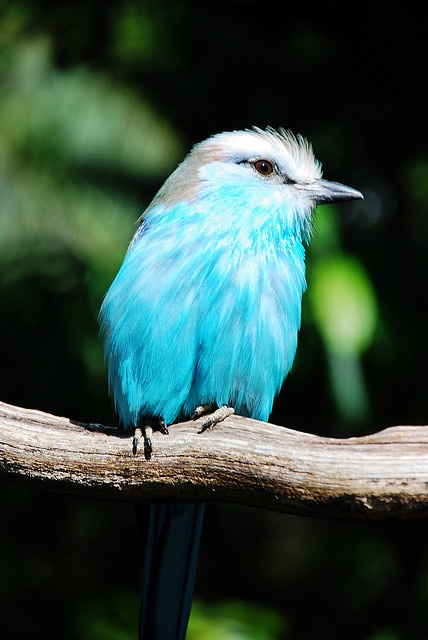
#> input picture CSE_4106/Lab3/bird.jpg, 428 x 640 px
$ jupyter execute Lab3_With_Explanation.ipynb
#> lines starting #> are read from the running program, lines starting #| are printed output that depends on the picture
# Lab 3: Geometric Transformations

Manual geometric transformations on color images:
- Translation
- Rotation
- Scaling
- Shearing
- Combined Affine Transformations

[cell 1]
import cv2
import numpy as np
import matplotlib.pyplot as plt

# Load the image
img = cv2.imread("bird.jpg")
#> img is the input picture: shape (640, 428, 3); mean B, G, R 67.2, 76.6, 52.9
# Convert from BGR to RGB for proper display
img = cv2.cvtColor(img, cv2.COLOR_BGR2RGB)

# Display the original image
plt.figure(figsize=(8, 6))
plt.imshow(img)
plt.title('Original Image')
plt.axis('off')
plt.show()

print(f"Image shape: {img.shape}")
#| Image shape: (640, 428, 3)
print("We will use this color image for all transformations")

[cell 2]
# Translation - Moving image by tx pixels right and ty pixels down
tx = 50  # move right
ty = 30  # move down

# Get image dimensions
height, width = img.shape[:2]
#> height = 640; width = 428

# Create empty result image
result = np.zeros_like(img)

print("Applying translation...")

# Go through each pixel in original image
for y in range(height):
    for x in range(width):
        # Calculate new position
        new_x = x + tx
        new_y = y + ty

        # Check if new position is within image bounds
        if new_x < width and new_y < height:
            # Copy pixel to new position
            result[new_y, new_x] = img[y, x]
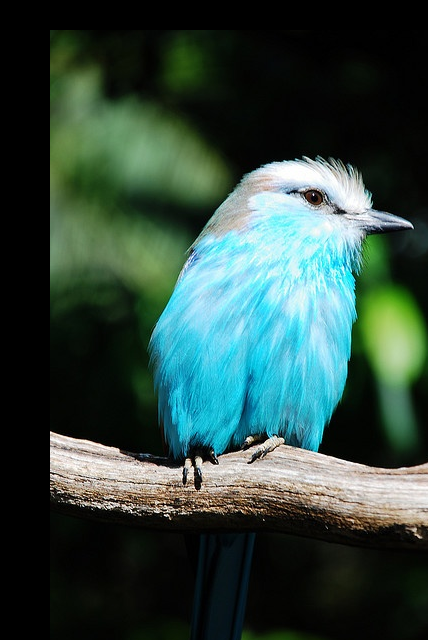
#> result: shape (640, 428, 3); mean R, G, B 48.8, 71.9, 63.9

# Show results
plt.figure(figsize=(12, 5))
plt.subplot(1, 2, 1)
plt.imshow(img)
plt.title("Original Image")
plt.axis('off')

plt.subplot(1, 2, 2)
plt.imshow(result)
plt.title(f"Translated (right={tx}, down={ty})")
plt.axis('off')
plt.show()
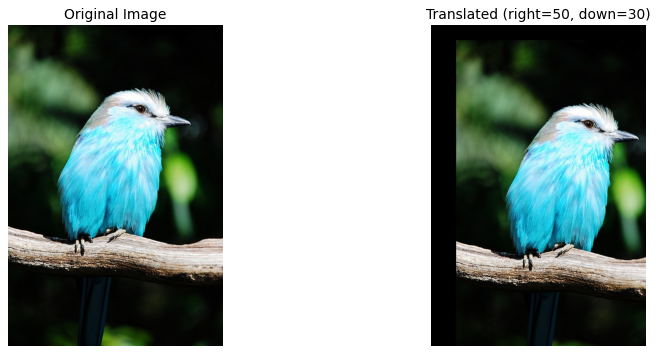
#> figure drawn by matplotlib, 2 panels

[cell 3]
# Rotation - Rotating image around its center
angle = 30  # degrees

# Get image dimensions and center point
height, width = img.shape[:2]
center_x = width // 2
#> center_x = 214
center_y = height // 2
#> center_y = 320

# Convert angle to radians for math functions
angle_rad = np.radians(angle)
cos_angle = np.cos(angle_rad)
sin_angle = np.sin(angle_rad)

# Create empty result image
result = np.zeros_like(img)

print(f"Rotating image by {angle} degrees...")

# Go through each pixel in original image
for y in range(height):
    for x in range(width):
        # Step 1: Move origin to center of image
        x_centered = x - center_x
        y_centered = y - center_y

        # Step 2: Apply rotation
        new_x_centered = x_centered * cos_angle - y_centered * sin_angle
        new_y_centered = x_centered * sin_angle + y_centered * cos_angle

        # Step 3: Move back to original coordinate system
        new_x = int(new_x_centered + center_x)
        new_y = int(new_y_centered + center_y)

        # Check if new position is within image bounds
        if 0 <= new_x < width and 0 <= new_y < height:
            # Copy pixel to new position
            result[new_y, new_x] = img[y, x]
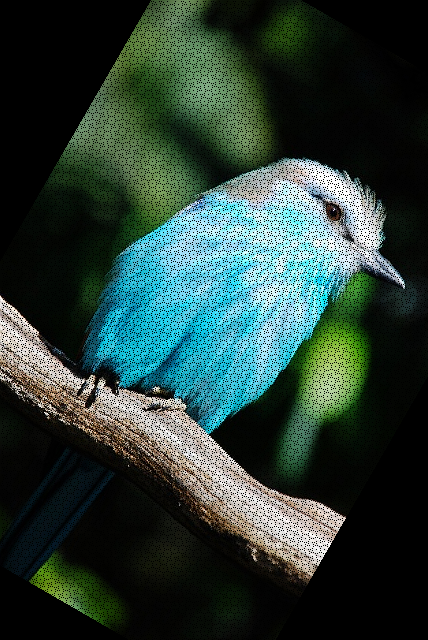
#> result: shape (640, 428, 3); mean R, G, B 43.3, 63.4, 56.2

# Show results
plt.figure(figsize=(12, 5))
plt.subplot(1, 2, 1)
plt.imshow(img)
plt.title("Original Image")
plt.axis('off')

plt.subplot(1, 2, 2)
plt.imshow(result)
plt.title(f"Rotated {angle}°")
plt.axis('off')
plt.show()
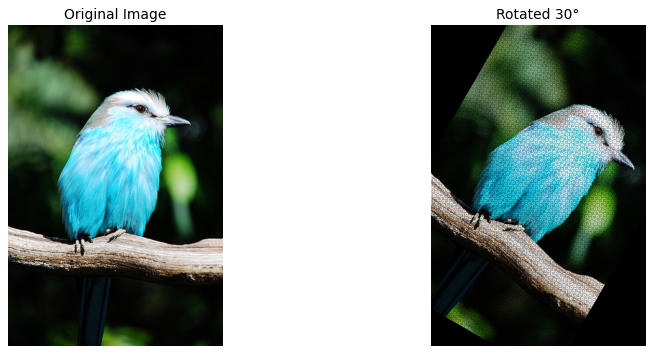
#> figure drawn by matplotlib, 2 panels

[cell 4]
# Scaling - Making image bigger or smaller
scale_x = 1.5  # make 1.5 times wider
scale_y = 1.2  # make 1.2 times taller

# Get original image dimensions
height, width = img.shape[:2]

# Calculate new image size
new_width = int(width * scale_x)
#> new_width = 642
new_height = int(height * scale_y)
#> new_height = 768

# Create empty result image with new size
result = np.zeros((new_height, new_width, 3), dtype=img.dtype)

print(f"Scaling image by {scale_x}x horizontally and {scale_y}x vertically...")

# Go through each pixel in original image
for y in range(height):
    for x in range(width):
        # Calculate new position by multiplying with scale factors
        new_x = int(x * scale_x)
        new_y = int(y * scale_y)

        # Check if new position is within new image bounds
        if new_x < new_width and new_y < new_height:
            # Copy pixel to new position
            result[new_y, new_x] = img[y, x]
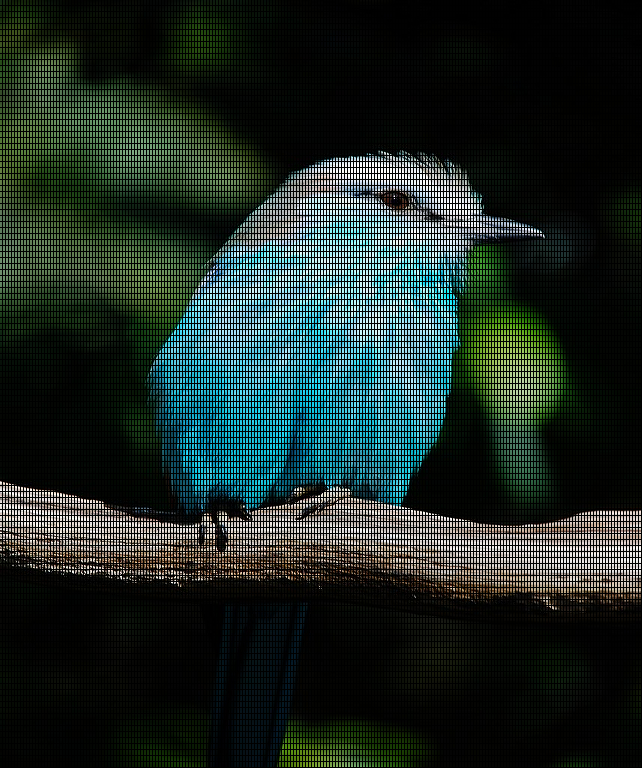
#> result: shape (768, 642, 3); mean R, G, B 29.4, 42.6, 37.3

# Show results
plt.figure(figsize=(15, 6))
plt.subplot(1, 2, 1)
plt.imshow(img)
plt.title(f"Original ({height}x{width})")
plt.axis('off')

plt.subplot(1, 2, 2)
plt.imshow(result)
plt.title(f"Scaled ({new_height}x{new_width})")
plt.axis('off')
plt.show()

[cell 5]
# Shearing - Making image slanted/skewed
shear_x = 0.3  # horizontal shear factor
shear_y = 0.1  # vertical shear factor

# Get image dimensions
height, width = img.shape[:2]

# Calculate new image size to fit the sheared image
new_width = width + int(abs(shear_x * height))
#> new_width = 620
new_height = height + int(abs(shear_y * width))
#> new_height = 682

# Create empty result image
result = np.zeros((new_height, new_width, 3), dtype=img.dtype)

print(f"Shearing image with factors: horizontal={shear_x}, vertical={shear_y}")

# Go through each pixel in original image
for y in range(height):
    for x in range(width):
        # Apply shearing transformation
        # New x = old x + (shear_x * old y)
        # New y = old y + (shear_y * old x)
        new_x = int(x + shear_x * y)
        new_y = int(y + shear_y * x)

        # Check if new position is within new image bounds
        if new_x < new_width and new_y < new_height:
            # Copy pixel to new position
            result[new_y, new_x] = img[y, x]
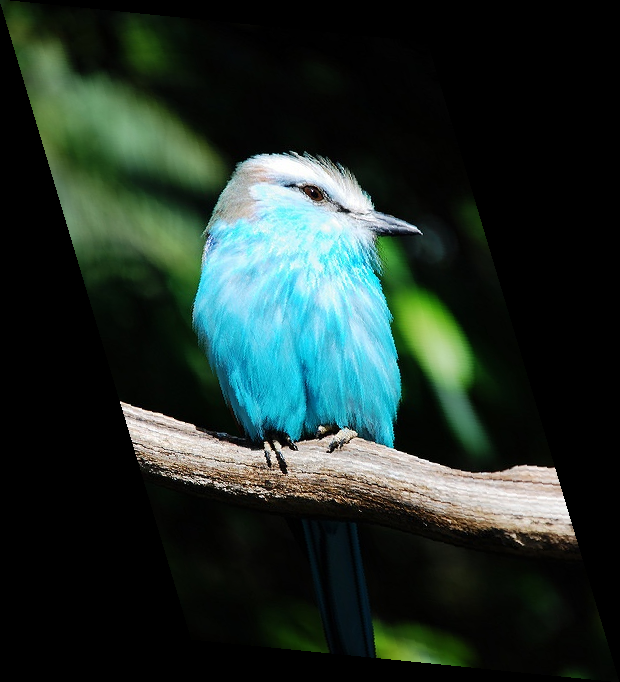
#> result: shape (682, 620, 3); mean R, G, B 33.2, 48.2, 42.2

# Show results
plt.figure(figsize=(15, 6))
plt.subplot(1, 2, 1)
plt.imshow(img)
plt.title("Original Image")
plt.axis('off')

plt.subplot(1, 2, 2)
plt.imshow(result)
plt.title(f"Sheared (shx={shear_x}, shy={shear_y})")
plt.axis('off')
plt.show()

[cell 6]
# Combined Transformation - Rotation + Translation together
angle = 45    # rotation in degrees
move_x = 60   # translation right
move_y = 40   # translation down

# Get image dimensions and center
height, width = img.shape[:2]
center_x = width // 2
center_y = height // 2

# Convert angle to radians
angle_rad = np.radians(angle)
cos_angle = np.cos(angle_rad)
sin_angle = np.sin(angle_rad)

# Create empty result image
result = np.zeros_like(img)

print(f"Applying combined transformation: {angle}° rotation + translation ({move_x}, {move_y})")

# Go through each pixel in original image
for y in range(height):
    for x in range(width):
        # Step 1: Move to center for rotation
        x_centered = x - center_x
        y_centered = y - center_y

        # Step 2: Apply rotation
        rotated_x = x_centered * cos_angle - y_centered * sin_angle
        rotated_y = x_centered * sin_angle + y_centered * cos_angle

        # Step 3: Move back from center
        x_after_rotation = rotated_x + center_x
        y_after_rotation = rotated_y + center_y

        # Step 4: Apply translation
        final_x = int(x_after_rotation + move_x)
        final_y = int(y_after_rotation + move_y)

        # Check if final position is within image bounds
        if 0 <= final_x < width and 0 <= final_y < height:
            # Copy pixel to final position
            result[final_y, final_x] = img[y, x]
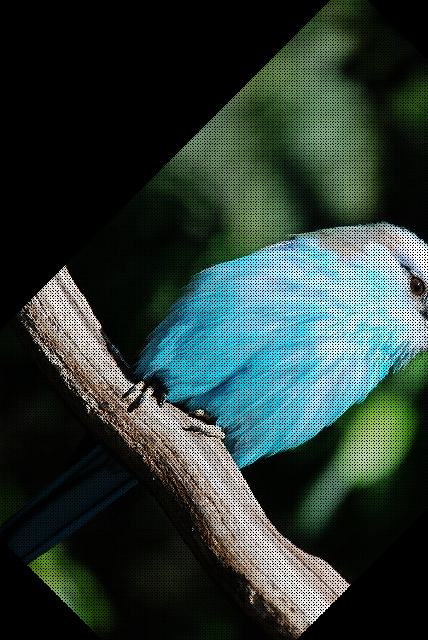
#> result: shape (640, 428, 3); mean R, G, B 40.8, 59.7, 52.7

# Show results
plt.figure(figsize=(12, 5))
plt.subplot(1, 2, 1)
plt.imshow(img)
plt.title("Original Image")
plt.axis('off')

plt.subplot(1, 2, 2)
plt.imshow(result)
plt.title(f"Rotated {angle}° + Translated ({move_x}, {move_y})")
plt.axis('off')
plt.show()
